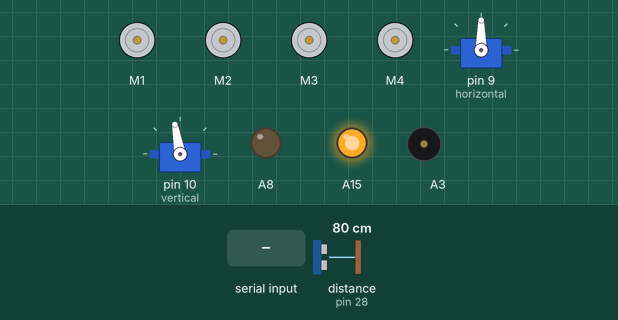
The sketch below on a simulated Arduino Mega 2560, built with avr-gcc and run on an emulated ATmega2560. On the bench: 4 × DC motor (green arrow = forward, orange = backward, longer = faster), 2 × servo, output pins drawn as LEDs (lit = HIGH), buzzer (waves = sounding). Wiring (inferred from the names in the program): ultrasonic range finder: trigger pin 29; echo pin 28. The test bench sets the inputs (shaded band); at power-on: distance to the obstacle (sensor on pin 28) 80 cm. The echo pulse lasts 58.3 µs per cm; pins used as bus, display or sensor lines are not drawn; what the sketch prints to the serial monitor is not drawn.

Above: at 1.2 s.
1.3 s: "f\n" received over the second serial link
At 2.5 s:
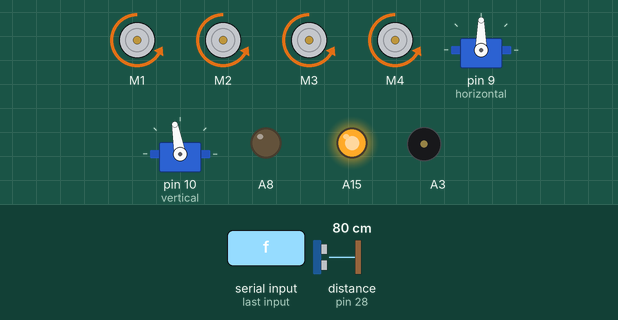
2.8 s: distance to the obstacle (sensor on pin 28) set to 56 cm
4.3 s: distance to the obstacle (sensor on pin 28) set to 46 cm
At 4.62 s:
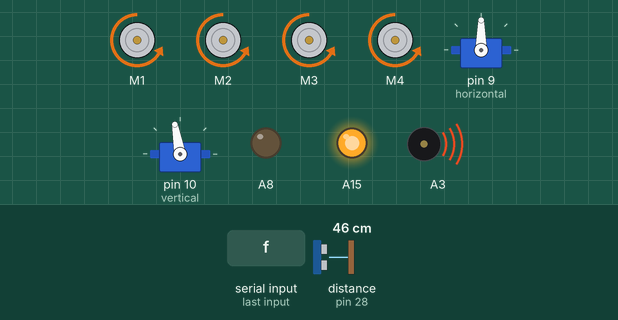
7.4 s: "d\n" received over the second serial link
At 7.57 s:
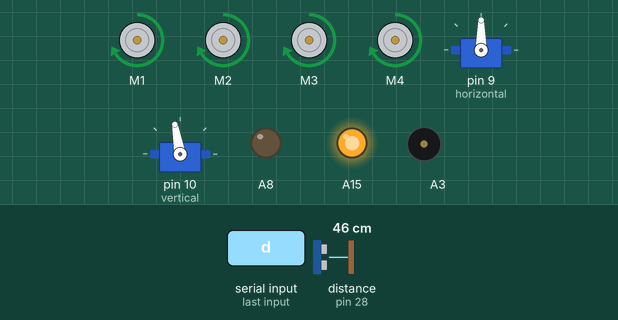
10.5 s: "r\n" received over the second serial link
At 11.89 s:
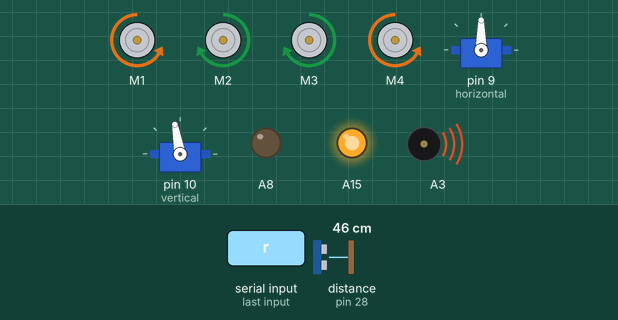
13.6 s: "l\n" received over the second serial link
At 13.91 s:
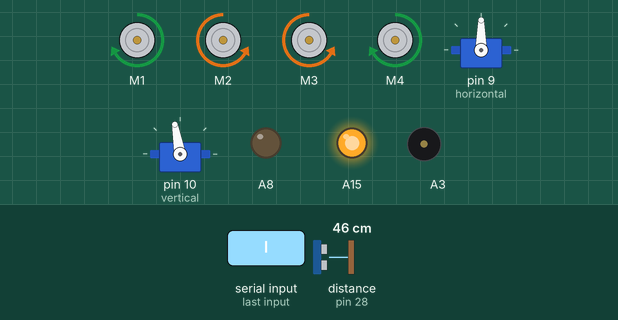
Timing chart, 0 to 17.7 s (numbered marks = the images above; inputs shaded):
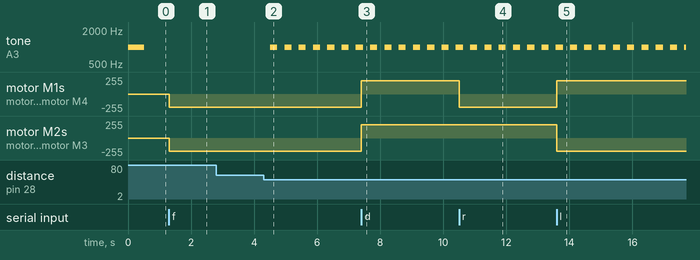

Measured:
- the behaviour switches between 51 and 50 cm on distance to the obstacle (sensor on pin 28) (found by bisection; images 1 and 2)
- after the input at 1.3 s, motor M1–4: stopped → backward 200/255 at once
- after the input at 2.8 s, every drawn part: stays the same
- after the input at 4.3 s, tone on A3: alternates 1000 Hz for 0.23 s and silent for 0.23 s, starting after 0.21 s
- after the input at 7.4 s, motor M1–4: backward 200/255 → forward 200/255 at once
- after the input at 10.5 s, motor M1, motor M4: forward 200/255 → backward 200/255 at once
- after the input at 13.6 s, motor M1, motor M4: backward 200/255 → forward 200/255 at once; motor M2, motor M3: forward 200/255 → backward 200/255 at once

The sketch:

ver1inzArduino.ino
```cpp
#define TIMEOUT 5000
#include <AFMotor.h>
#include <Servo.h>

Servo horizontal;
Servo vertical;

unsigned long time_now1 = 0;
unsigned long time_now2 = 0;

int period = 500;
int buzzer_period;
int buzzer_on_time;

int packetLength;

int anglehor;
int anglever;
int motorspeed;

AF_DCMotor motor1(1);
AF_DCMotor motor2(2);
AF_DCMotor motor3(3);
AF_DCMotor motor4(4);


unsigned int EchoPin = 28;

unsigned int TrigPin = 29;

unsigned long Time_Echo_us = 0;

unsigned long Len_mm_X100 = 0;

unsigned long Len_Integer = 0; //

unsigned int Len_Fraction = 0;

void setup() {


  // put your setup code here, to run once:
  Serial.begin(115200);
  Serial3.begin(115200);
  Serial3.setTimeout(100);


  pinMode(EchoPin, INPUT);
  pinMode(TrigPin, OUTPUT);

  pinMode(A3, OUTPUT);
  pinMode(A15, OUTPUT);
  pinMode(A8, OUTPUT);
  digitalWrite(A8, LOW);

  motor1.setSpeed(200);
  motor1.run(RELEASE);
  motor2.setSpeed(200);
  motor2.run(RELEASE);
  motor3.setSpeed(200);
  motor3.run(RELEASE);
  motor4.setSpeed(200);
  motor4.run(RELEASE);


  horizontal.attach(9);
  vertical.attach(10);
  horizontal.write(90);
  vertical.write(100);


  Serial.write("gotowe\n");

  //    SendCommand("AT+RST", "invalid");
  //    delay(3000);
  //    SendCommand("AT+CWMODE=2","OK");
  //    SendCommand("AT+CIFSR", "OK");
  //    SendCommand("AT+CIPMUX=1","OK");
  //    SendCommand("AT+CIPSERVER=1,80","OK");
  //    SendCommand("AT+CIPSTO=0","OK");
  digitalWrite(A15, HIGH);

}

void loop() {
  anglehor = horizontal.read();
  anglever = vertical.read();


  String IncomingString = "";
  boolean StringReady = false;
  while (Serial3.available()) {
    //Serial3.find(": /");
    //IncomingString=Serial3.readString();


    IncomingString = Serial3.readStringUntil('\n');
    IncomingString.trim();
    Serial.println(IncomingString.length());
    Serial.println(IncomingString);

    StringReady = true;


  }


  if (StringReady == true) {

    if (IncomingString.length() == 1) {

      Serial.println("Received String: " + IncomingString);
      //Serial.println(IncomingString);


      if (IncomingString == "f") {
        Forward();
      }

      if (IncomingString == "s") {
        Release();
      }

      if (IncomingString == "d") {
        Backward();
      }

      if (IncomingString == "r") {
        TurnRight();
      }

      if (IncomingString == "l") {
        TurnLeft();
      }


    } else if (IncomingString.length() > 1) {
      char abc = IncomingString[0];

      String ang = "";

      for (int i = 1; i < IncomingString.length(); i++) {
        ang += (char)IncomingString[i];
      }
      Serial.println(ang);
      if (abc == 'h') {
        anglehor = ang.toInt();
        anglehor = 90 - anglehor;
        horizontal.write(anglehor);
      } else if (abc == 'v') {
        anglever = ang.toInt();
        anglever = 90 - anglever;
        vertical.write(anglever);
      } else if (abc=='s'){
        motorspeed = ang.toInt();
        motor1.setSpeed(motorspeed);
        motor1.run(RELEASE);
        motor2.setSpeed(motorspeed);
        motor2.run(RELEASE);
        motor3.setSpeed(motorspeed);
        motor3.run(RELEASE);
        motor4.setSpeed(motorspeed);
        motor4.run(RELEASE);
      }
    }
    //Serial.println(abc);
  }


  if (millis() > time_now1 + period) {
    time_now1 = millis();

    digitalWrite(TrigPin, HIGH);

    delayMicroseconds(50);

    digitalWrite(TrigPin, LOW);

    Time_Echo_us = pulseIn(EchoPin, HIGH);

    if ((Time_Echo_us < 60000) && (Time_Echo_us > 1))

    {

      Len_mm_X100 = (Time_Echo_us * 34) / 2;

      Len_Integer = Len_mm_X100 / 100;

      Len_Fraction = Len_mm_X100 % 100;

      Serial.print("Present Length is: ");

      Serial.print(Len_Integer, DEC);

      Serial.print(".");

      if (Len_Fraction < 10)

        Serial.print("0");

      Serial.print(Len_Fraction, DEC);

      Serial.println("mm");

      //delay(1000);

    }
  }
  if (Len_Integer < 500) {
    buzzer_period = Len_Integer;
    buzzer_on_time = Len_Integer / 2;
    //Serial.print(buzzer_on_time);
    if (millis() > time_now2 + buzzer_period) {
      time_now2 = millis();
      Serial.print(buzzer_period);
      tone(A3, 1000, buzzer_on_time);
    }

  } else {
    noTone(A3);
  }

}

boolean SendCommand(String cmd, String ack) {
  Serial3.println(cmd); // Send "AT+" command to module
  if (!echoFind(ack)) // timed out waiting for ack string
    return true; // ack blank or ack found
}

boolean echoFind(String keyword) {
  byte current_char = 0;
  byte keyword_length = keyword.length();
  long deadline = millis() + TIMEOUT;
  while (millis() < deadline) {
    if (Serial3.available()) {
      char ch = Serial3.read();
      Serial.write(ch);
      if (ch == keyword[current_char])
        if (++current_char == keyword_length) {
          Serial.println();
          return true;
        }
    }
  }
  return false; // Timed out
}
void Forward() {
  motor1.run(BACKWARD);
  motor2.run(BACKWARD);
  motor3.run(BACKWARD);
  motor4.run(BACKWARD);
}

void Backward() {
  motor1.run(FORWARD);
  motor2.run(FORWARD);
  motor3.run(FORWARD);
  motor4.run(FORWARD);
}

void Release() {
  motor1.run(RELEASE);
  motor2.run(RELEASE);
  motor3.run(RELEASE);
  motor4.run(RELEASE);
}

void TurnRight() {
  motor1.run(BACKWARD);
  motor2.run(FORWARD);
  motor3.run(FORWARD);
  motor4.run(BACKWARD);
}

void TurnLeft() {
  motor1.run(FORWARD);
  motor2.run(BACKWARD);
  motor3.run(BACKWARD);
  motor4.run(FORWARD);

}
```
